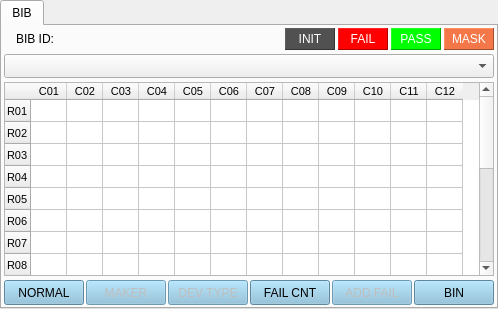
    <widget class="QTabWidget" name="tabBibMap">
     <property name="tabShape">
      <enum>QTabWidget::Rounded</enum>
     </property>
     <property name="currentIndex">
      <number>0</number>
     </property>
     <property name="iconSize">
      <size>
       <width>16</width>
       <height>16</height>
      </size>
     </property>
     <widget class="QWidget" name="tabWidgetBib">
      <property name="sizePolicy">
       <sizepolicy hsizetype="Expanding" vsizetype="Expanding">
        <horstretch>0</horstretch>
        <verstretch>0</verstretch>
       </sizepolicy>
      </property>
      <attribute name="icon">
       <iconset resource="../MainUi.qrc">
        <normaloff>:/icon/icon/dutmap1.ico</normaloff>:/icon/icon/dutmap1.ico</iconset>
      </attribute>
      <attribute name="title">
       <string>BIB</string>
      </attribute>
      <layout class="QVBoxLayout" name="verticalLayout_7">
       <property name="spacing">
        <number>4</number>
       </property>
       <property name="leftMargin">
        <number>2</number>
       </property>
       <property name="topMargin">
        <number>2</number>
       </property>
       <property name="rightMargin">
        <number>2</number>
       </property>
       <property name="bottomMargin">
        <number>2</number>
       </property>
       <item>
        <layout class="QHBoxLayout" name="hSubLayoutFrmBib">
         <item>
          <widget class="QLabel" name="titleBibId">
           <property name="sizePolicy">
            <sizepolicy hsizetype="Fixed" vsizetype="Preferred">
             <horstretch>0</horstretch>
             <verstretch>0</verstretch>
            </sizepolicy>
           </property>
           <property name="minimumSize">
            <size>
             <width>50</width>
             <height>22</height>
            </size>
           </property>
           <property name="maximumSize">
            <size>
             <width>50</width>
             <height>16777215</height>
            </size>
           </property>
           <property name="text">
            <string>BIB ID:</string>
           </property>
           <property name="alignment">
            <set>Qt::AlignRight|Qt::AlignTrailing|Qt::AlignVCenter</set>
           </property>
          </widget>
         </item>
         <item>
          <widget class="QLabel" name="showBibId">
           <property name="sizePolicy">
            <sizepolicy hsizetype="Expanding" vsizetype="Preferred">
             <horstretch>0</horstretch>
             <verstretch>0</verstretch>
            </sizepolicy>
           </property>
           <property name="minimumSize">
            <size>
             <width>90</width>
             <height>22</height>
            </size>
           </property>
           <property name="frameShape">
            <enum>QFrame::NoFrame</enum>
           </property>
           <property name="frameShadow">
            <enum>QFrame::Sunken</enum>
           </property>
           <property name="text">
            <string/>
           </property>
          </widget>
         </item>
         <item>
          <layout class="QHBoxLayout" name="hSSubLayoutFrmBib">
           <property name="spacing">
            <number>3</number>
           </property>
           <item>
            <widget class="QLabel" name="titleInit">
             <property name="minimumSize">
              <size>
               <width>50</width>
               <height>0</height>
              </size>
             </property>
             <property name="maximumSize">
              <size>
               <width>200</width>
               <height>16777215</height>
              </size>
             </property>
             <property name="font">
              <font>
               <weight>50</weight>
               <bold>false</bold>
              </font>
             </property>
             <property name="styleSheet">
              <string notr="true">background-color: rgb(81,81,81);
color: #FFFFFF;</string>
             </property>
             <property name="frameShape">
              <enum>QFrame::Panel</enum>
             </property>
             <property name="frameShadow">
              <enum>QFrame::Raised</enum>
             </property>
             <property name="text">
              <string>INIT</string>
             </property>
             <property name="alignment">
              <set>Qt::AlignCenter</set>
             </property>
            </widget>
           </item>
           <item>
            <widget class="QLabel" name="titleFail">
             <property name="minimumSize">
              <size>
               <width>50</width>
               <height>0</height>
              </size>
             </property>
             <property name="maximumSize">
              <size>
               <width>200</width>
               <height>16777215</height>
              </size>
             </property>
             <property name="font">
              <font>
               <weight>50</weight>
               <bold>false</bold>
              </font>
             </property>
             <property name="styleSheet">
              <string notr="true">background-color: rgb(255, 0, 0);
color: #FFFFFF;</string>
             </property>
             <property name="frameShape">
              <enum>QFrame::Panel</enum>
             </property>
             <property name="frameShadow">
              <enum>QFrame::Raised</enum>
             </property>
             <property name="text">
              <string>FAIL</string>
             </property>
             <property name="alignment">
              <set>Qt::AlignCenter</set>
             </property>
            </widget>
           </item>
           <item>
            <widget class="QLabel" name="titlePass">
             <property name="minimumSize">
              <size>
               <width>50</width>
               <height>0</height>
              </size>
             </property>
             <property name="maximumSize">
              <size>
               <width>200</width>
               <height>16777215</height>
              </size>
             </property>
             <property name="font">
              <font>
               <weight>50</weight>
               <bold>false</bold>
              </font>
             </property>
             <property name="styleSheet">
              <string notr="true">background-color: rgb(0, 255, 0);
color: #FFFFFF;</string>
             </property>
             <property name="frameShape">
              <enum>QFrame::Panel</enum>
             </property>
             <property name="frameShadow">
              <enum>QFrame::Raised</enum>
             </property>
             <property name="text">
              <string>PASS</string>
             </property>
             <property name="alignment">
              <set>Qt::AlignCenter</set>
             </property>
            </widget>
           </item>
           <item>
            <widget class="QLabel" name="titleMask">
             <property name="minimumSize">
              <size>
               <width>50</width>
               <height>0</height>
              </size>
             </property>
             <property name="maximumSize">
              <size>
               <width>200</width>
               <height>16777215</height>
              </size>
             </property>
             <property name="font">
              <font>
               <weight>50</weight>
               <bold>false</bold>
              </font>
             </property>
             <property name="styleSheet">
              <string notr="true">background-color: #f37748;
color: #FFFFFF;
</string>
             </property>
             <property name="frameShape">
              <enum>QFrame::Panel</enum>
             </property>
             <property name="frameShadow">
              <enum>QFrame::Raised</enum>
             </property>
             <property name="text">
              <string>MASK</string>
             </property>
             <property name="alignment">
              <set>Qt::AlignCenter</set>
             </property>
            </widget>
           </item>
          </layout>
         </item>
        </layout>
       </item>
       <item>
        <widget class="QComboBox" name="cboStep">
         <property name="sizePolicy">
          <sizepolicy hsizetype="Preferred" vsizetype="Fixed">
           <horstretch>0</horstretch>
           <verstretch>0</verstretch>
          </sizepolicy>
         </property>
         <property name="minimumSize">
          <size>
           <width>0</width>
           <height>24</height>
          </size>
         </property>
         <property name="currentText">
          <string/>
         </property>
         <property name="maxVisibleItems">
          <number>5</number>
         </property>
         <property name="maxCount">
          <number>10000</number>
         </property>
        </widget>
       </item>
       <item>
        <widget class="QTableWidget" name="tblBibMap">
         <property name="sizePolicy">
          <sizepolicy hsizetype="Expanding" vsizetype="Expanding">
           <horstretch>0</horstretch>
           <verstretch>0</verstretch>
          </sizepolicy>
         </property>
         <property name="minimumSize">
          <size>
           <width>100</width>
           <height>100</height>
          </size>
         </property>
         <property name="maximumSize">
          <size>
           <width>1024</width>
           <height>1000</height>
          </size>
         </property>
         <property name="font">
          <font>
           <pointsize>8</pointsize>
          </font>
         </property>
         <property name="gridStyle">
          <enum>Qt::SolidLine</enum>
         </property>
         <attribute name="horizontalHeaderMinimumSectionSize">
          <number>15</number>
         </attribute>
         <attribute name="horizontalHeaderDefaultSectionSize">
          <number>36</number>
         </attribute>
         <attribute name="verticalHeaderMinimumSectionSize">
          <number>15</number>
         </attribute>
         <attribute name="verticalHeaderDefaultSectionSize">
          <number>22</number>
         </attribute>
         <row>
          <property name="text">
           <string>R01</string>
          </property>
         </row>
         <row>
          <property name="text">
           <string>R02</string>
          </property>
         </row>
         <row>
          <property name="text">
           <string>R03</string>
          </property>
         </row>
         <row>
          <property name="text">
           <string>R04</string>
          </property>
         </row>
         <row>
          <property name="text">
           <string>R05</string>
          </property>
         </row>
         <row>
          <property name="text">
           <string>R06</string>
          </property>
         </row>
         <row>
          <property name="text">
           <string>R07</string>
          </property>
         </row>
         <row>
          <property name="text">
           <string>R08</string>
          </property>
         </row>
         <row>
          <property name="text">
           <string>R09</string>
          </property>
         </row>
         <row>
          <property name="text">
           <string>R10</string>
          </property>
         </row>
         <row>
          <property name="text">
           <string>R11</string>
          </property>
         </row>
         <row>
          <property name="text">
           <string>R12</string>
          </property>
         </row>
         <row>
          <property name="text">
           <string>R13</string>
          </property>
         </row>
         <row>
          <property name="text">
           <string>R14</string>
          </property>
         </row>
         <row>
          <property name="text">
           <string>R15</string>
          </property>
         </row>
         <row>
          <property name="text">
           <string>R16</string>
          </property>
         </row>
         <column>
          <property name="text">
           <string>C01</string>
          </property>
         </column>
         <column>
          <property name="text">
           <string>C02</string>
          </property>
         </column>
         <column>
          <property name="text">
           <string>C03</string>
          </property>
         </column>
         <column>
          <property name="text">
           <string>C04</string>
          </property>
         </column>
         <column>
          <property name="text">
           <string>C05</string>
          </property>
         </column>
         <column>
          <property name="text">
           <string>C06</string>
          </property>
         </column>
         <column>
          <property name="text">
           <string>C07</string>
          </property>
         </column>
         <column>
          <property name="text">
           <string>C08</string>
          </property>
         </column>
         <column>
          <property name="text">
           <string>C09</string>
          </property>
         </column>
         <column>
          <property name="text">
           <string>C10</string>
          </property>
         </column>
         <column>
          <property name="text">
           <string>C11</string>
          </property>
         </column>
         <column>
          <property name="text">
           <string>C12</string>
          </property>
         </column>
        </widget>
       </item>
       <item>
        <layout class="QHBoxLayout" name="bLayoutBibButtons">
         <property name="spacing">
          <number>2</number>
         </property>
         <item>
          <widget class="QPushButton" name="btnNormal">
           <property name="sizePolicy">
            <sizepolicy hsizetype="Preferred" vsizetype="Preferred">
             <horstretch>0</horstretch>
             <verstretch>0</verstretch>
            </sizepolicy>
           </property>
           <property name="minimumSize">
            <size>
             <width>55</width>
             <height>25</height>
            </size>
           </property>
           <property name="styleSheet">
            <string notr="true">background-color: #84bcda;</string>
           </property>
           <property name="text">
            <string>NORMAL</string>
           </property>
          </widget>
         </item>
         <item>
          <widget class="QPushButton" name="btnMaker">
           <property name="enabled">
            <bool>false</bool>
           </property>
           <property name="sizePolicy">
            <sizepolicy hsizetype="Preferred" vsizetype="Preferred">
             <horstretch>0</horstretch>
             <verstretch>0</verstretch>
            </sizepolicy>
           </property>
           <property name="minimumSize">
            <size>
             <width>55</width>
             <height>25</height>
            </size>
           </property>
           <property name="styleSheet">
            <string notr="true">background-color: #84bcda;</string>
           </property>
           <property name="text">
            <string>MAKER</string>
           </property>
          </widget>
         </item>
         <item>
          <widget class="QPushButton" name="btnDevType">
           <property name="enabled">
            <bool>false</bool>
           </property>
           <property name="sizePolicy">
            <sizepolicy hsizetype="Preferred" vsizetype="Preferred">
             <horstretch>0</horstretch>
             <verstretch>0</verstretch>
            </sizepolicy>
           </property>
           <property name="minimumSize">
            <size>
             <width>55</width>
             <height>25</height>
            </size>
           </property>
           <property name="styleSheet">
            <string notr="true">background-color: #84bcda;</string>
           </property>
           <property name="text">
            <string>DEV TYPE</string>
           </property>
          </widget>
         </item>
         <item>
          <widget class="QPushButton" name="btnFailCnt">
           <property name="sizePolicy">
            <sizepolicy hsizetype="Preferred" vsizetype="Preferred">
             <horstretch>0</horstretch>
             <verstretch>0</verstretch>
            </sizepolicy>
           </property>
           <property name="minimumSize">
            <size>
             <width>55</width>
             <height>25</height>
            </size>
           </property>
           <property name="styleSheet">
            <string notr="true">background-color: #84bcda;</string>
           </property>
           <property name="text">
            <string>FAIL CNT</string>
           </property>
          </widget>
         </item>
         <item>
          <widget class="QPushButton" name="btnAddFail">
           <property name="enabled">
            <bool>false</bool>
           </property>
           <property name="sizePolicy">
            <sizepolicy hsizetype="Preferred" vsizetype="Preferred">
             <horstretch>0</horstretch>
             <verstretch>0</verstretch>
            </sizepolicy>
           </property>
           <property name="minimumSize">
            <size>
             <width>55</width>
             <height>25</height>
            </size>
           </property>
           <property name="styleSheet">
            <string notr="true">background-color: #84bcda;</string>
           </property>
           <property name="text">
            <string>ADD FAIL</string>
           </property>
          </widget>
         </item>
         <item>
          <widget class="QPushButton" name="btnBin">
           <property name="sizePolicy">
            <sizepolicy hsizetype="Preferred" vsizetype="Preferred">
             <horstretch>0</horstretch>
             <verstretch>0</verstretch>
            </sizepolicy>
           </property>
           <property name="minimumSize">
            <size>
             <width>55</width>
             <height>25</height>
            </size>
           </property>
           <property name="autoFillBackground">
            <bool>false</bool>
           </property>
           <property name="styleSheet">
            <string notr="true">background-color: rgb(132, 188, 218);</string>
           </property>
           <property name="text">
            <string>BIN</string>
           </property>
          </widget>
         </item>
        </layout>
       </item>
      </layout>
     </widget>
    </widget>
